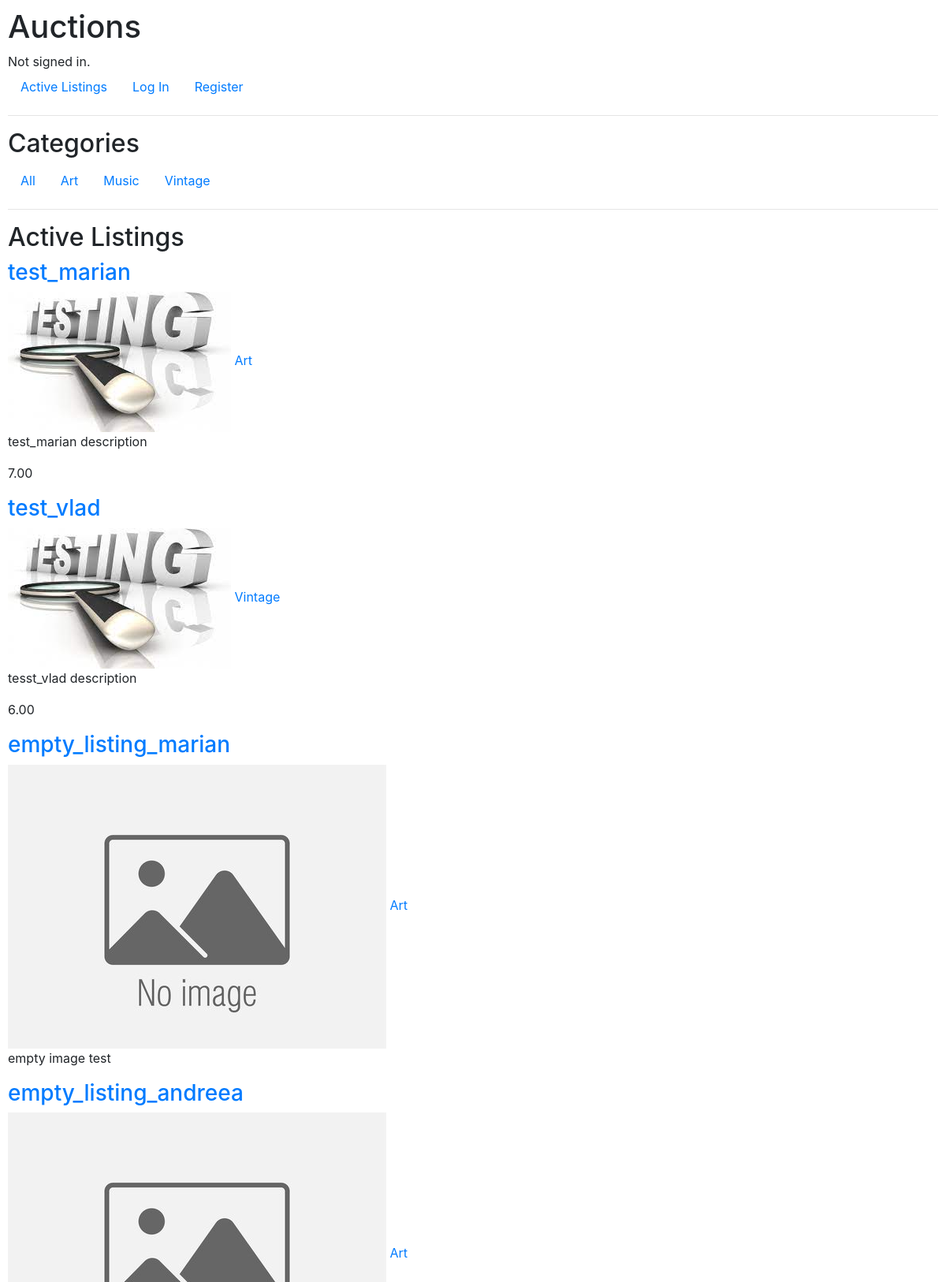
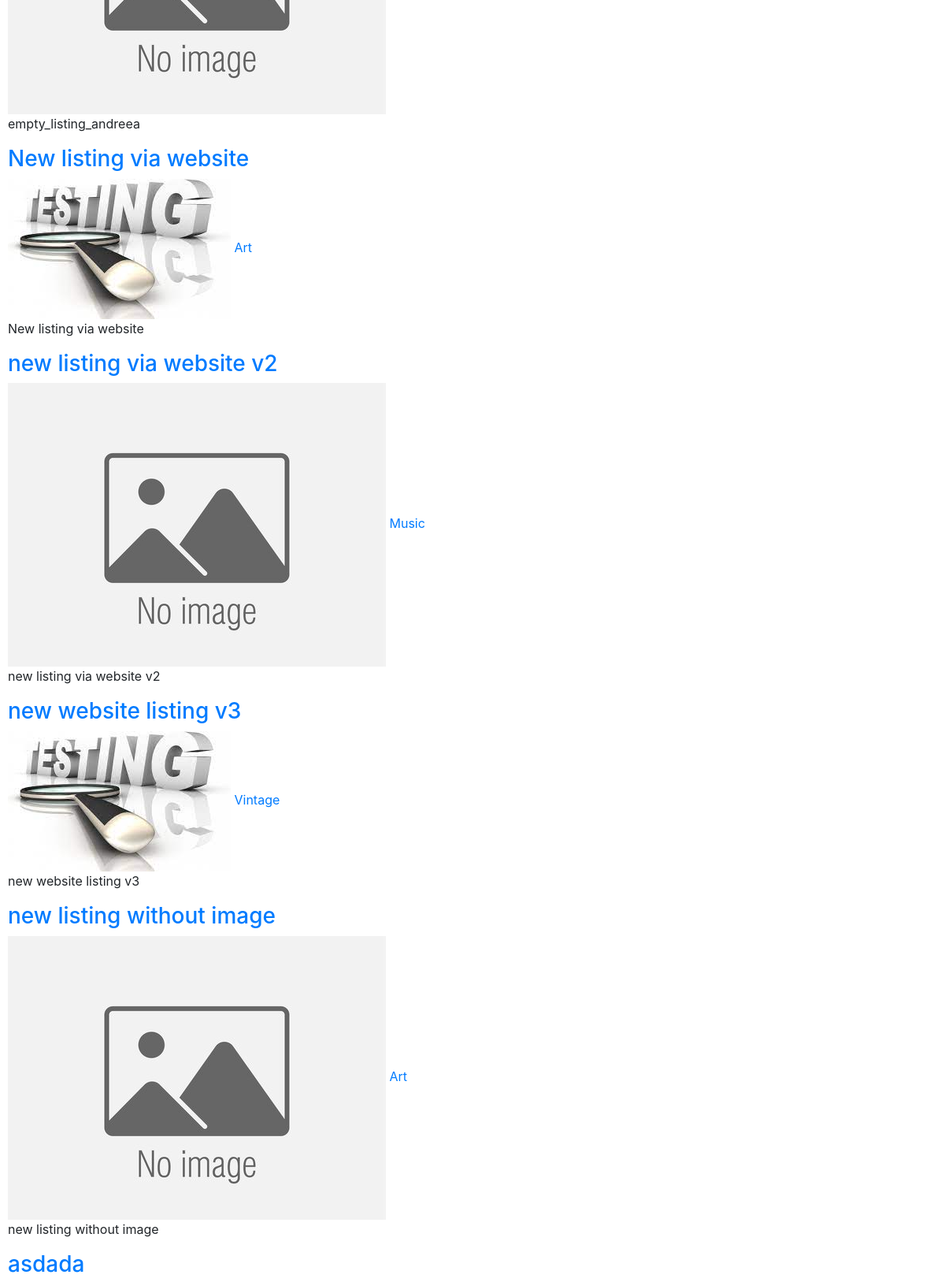
The page / (upper part) on the database its author committed (2 pictures, top to bottom).
### auctions/models.py (models this page shows, shortened)
class Category(models.Model):
    name = models.CharField(max_length=50)
    def __str__(self):
        return self.name
    class Meta:
        ordering = ['name']

class Listing(models.Model):
    user = models.ForeignKey(User, on_delete=models.CASCADE, null=False, blank=False)
    title = models.CharField(max_length=64)
    description = models.CharField(max_length=200)
    image = models.FileField(upload_to=image_path, blank=True)
    starting = models.DecimalField(max_digits=3, decimal_places=0,validators=[MinValueValidator(limit_value=1)], default=1)
    category = models.ForeignKey(Category, on_delete=models.CASCADE, null=True, related_name='category')
    active = models.BooleanField(default=True)
    winner = models.OneToOneField(User, on_delete=models.PROTECT, null=True, blank=True, related_name="winner")
    def image_url(self):
        return self.image.url if self.image else os.path.join(settings.MEDIA_URL, 'default.jpg')

class Bid(models.Model):
    user = models.ForeignKey(User, on_delete=models.CASCADE,null=False, blank=True, related_name="user_bid")
    listing = models.ForeignKey(Listing, on_delete=models.CASCADE,null=True, blank=True, related_name="listing_bid")
    bid = models.DecimalField(max_digits=3, decimal_places=2)

### auctions/views.py (the view)
# urls.py: path("", views.index, name="index"),
def index(request):
    listings = Listing.objects.all().filter(active=True)
    return render(request, "auctions/index.html", {
        "listings" : listings,
    })

### auctions/templatetags/show_categories.py (called while the page is built)
@register.inclusion_tag("auctions/category_list.html")
def show_categories(categories):
    categories = Category.objects.all()
    return {"categories": categories}

### auctions/templates/auctions/index.html
{% extends "auctions/layout.html" %}
{% load static %}
{% block body %}
<h2>Active Listings</h2>
    {% for listing in listings %}
    <a href="{% url 'listing' listing.id %}"><h3>{{listing.title}}</h3></a>
    <img src="{{listing.image_url}}" alt="{{ listing.title}}">
    <a href="{% url 'category' listing.category%}">{{listing.category}}</a>
    <p>{{listing.description}}</p>
    <p>{{listing.listing_bid.last.bid}}</p>
    {% empty %}
        <p>No active listings.</p>
    {% endfor %}
{% endblock %}

### auctions/templates/auctions/category_list.html
{% block body %}
<h2>Categories</h2>
<ul class="nav">
    <li class="nav-item">
        <a class="nav-link" href="{% url 'categories' %}">All</a>
    </li>
    {% for category in categories %}
        <li class="nav-item">
            <a class="nav-link" href="{% url 'category' category.name %}">{{category.name}}</a>
        </li>
    {% endfor %}
</ul>
{% endblock %}

### auctions/static/auctions/styles.css (style rules this page uses)
body { padding: 10px; }

### rows shown on the page
Category: name "Art"
Category: name "Music"
Category: name "Vintage"
Listing: title "test_marian", image_url (picture), category "Art", description "test_marian description", listing_bid.last.bid "7.00"
Listing: title "test_vlad", image_url (picture), category "Vintage", description "tesst_vlad description", listing_bid.last.bid "6.00"
Listing: title "empty_listing_marian", category "Art", description "empty image test"
Listing: title "empty_listing_andreea", category "Art", description "empty_listing_andreea"
Listing: title "New listing via website", image_url (picture), category "Art", description "New listing via website"
Listing: title "new listing via website v2", category "Music", description "new listing via website v2"
Listing: title "new website listing v3", image_url (picture), category "Vintage", description "new website listing v3"
Listing: title "new listing without image", category "Art", description "new listing without image"
Listing: title "asdada"
